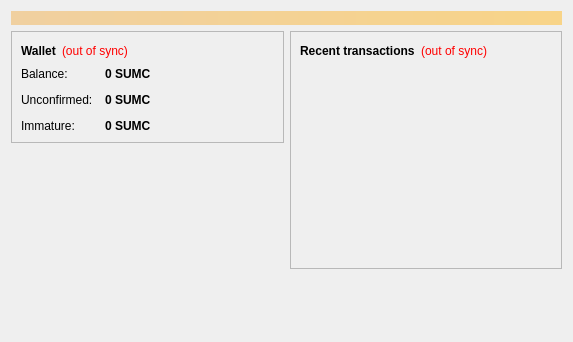
<?xml version="1.0" encoding="UTF-8"?>
<ui version="4.0">
 <class>OverviewPage</class>
 <widget class="QWidget" name="OverviewPage">
  <property name="geometry">
   <rect>
    <x>0</x>
    <y>0</y>
    <width>573</width>
    <height>342</height>
   </rect>
  </property>
  <property name="windowTitle">
   <string>Form</string>
  </property>
  <layout class="QVBoxLayout" name="topLayout">
   <item>
    <widget class="QLabel" name="labelAlerts">
     <property name="visible">
      <bool>false</bool>
     </property>
     <property name="styleSheet">
      <string notr="true">background-color: qlineargradient(x1: 0, y1: 0, x2: 1, y2: 0, stop:0 #F0D0A0, stop:1 #F8D488); color:#000000;</string>
     </property>
     <property name="wordWrap">
      <bool>true</bool>
     </property>
     <property name="margin">
      <number>3</number>
     </property>
    </widget>
   </item>
   <item>
    <layout class="QHBoxLayout" name="horizontalLayout" stretch="1,1">
     <item>
      <layout class="QVBoxLayout" name="verticalLayout_2">
       <item>
        <widget class="QFrame" name="frame">
         <property name="frameShape">
          <enum>QFrame::StyledPanel</enum>
         </property>
         <property name="frameShadow">
          <enum>QFrame::Raised</enum>
         </property>
         <layout class="QVBoxLayout" name="verticalLayout_4">
          <item>
           <layout class="QHBoxLayout" name="horizontalLayout_4">
            <item>
             <widget class="QLabel" name="label_5">
              <property name="font">
               <font>
                <weight>75</weight>
                <bold>true</bold>
               </font>
              </property>
              <property name="text">
               <string>Wallet</string>
              </property>
             </widget>
            </item>
            <item>
             <widget class="QLabel" name="labelWalletStatus">
              <property name="toolTip">
               <string>The displayed information may be out of date. Your wallet automatically synchronizes with the Sumcash network after a connection is established, but this process has not completed yet.</string>
              </property>
              <property name="styleSheet">
               <string notr="true">QLabel { color: red; }</string>
              </property>
              <property name="text">
               <string notr="true">(out of sync)</string>
              </property>
              <property name="alignment">
               <set>Qt::AlignLeading|Qt::AlignLeft|Qt::AlignVCenter</set>
              </property>
             </widget>
            </item>
            <item>
             <spacer name="horizontalSpacer_2">
              <property name="orientation">
               <enum>Qt::Horizontal</enum>
              </property>
              <property name="sizeHint" stdset="0">
               <size>
                <width>40</width>
                <height>20</height>
               </size>
              </property>
             </spacer>
            </item>
           </layout>
          </item>
          <item>
           <layout class="QFormLayout" name="formLayout_2">
            <property name="fieldGrowthPolicy">
             <enum>QFormLayout::AllNonFixedFieldsGrow</enum>
            </property>
            <property name="horizontalSpacing">
             <number>12</number>
            </property>
            <property name="verticalSpacing">
             <number>12</number>
            </property>
            <item row="0" column="0">
             <widget class="QLabel" name="label">
              <property name="text">
               <string>Balance:</string>
              </property>
             </widget>
            </item>
            <item row="0" column="1">
             <widget class="QLabel" name="labelBalance">
              <property name="font">
               <font>
                <weight>75</weight>
                <bold>true</bold>
               </font>
              </property>
              <property name="cursor">
               <cursorShape>IBeamCursor</cursorShape>
              </property>
              <property name="toolTip">
               <string>Your current balance</string>
              </property>
              <property name="text">
               <string notr="true">0 SUMC</string>
              </property>
              <property name="textInteractionFlags">
               <set>Qt::LinksAccessibleByMouse|Qt::TextSelectableByKeyboard|Qt::TextSelectableByMouse</set>
              </property>
             </widget>
            </item>
            <item row="1" column="0">
             <widget class="QLabel" name="label_3">
              <property name="text">
               <string>Unconfirmed:</string>
              </property>
             </widget>
            </item>
            <item row="1" column="1">
             <widget class="QLabel" name="labelUnconfirmed">
              <property name="font">
               <font>
                <weight>75</weight>
                <bold>true</bold>
               </font>
              </property>
              <property name="cursor">
               <cursorShape>IBeamCursor</cursorShape>
              </property>
              <property name="toolTip">
               <string>Total of transactions that have yet to be confirmed, and do not yet count toward the current balance</string>
              </property>
              <property name="text">
               <string notr="true">0 SUMC</string>
              </property>
              <property name="textInteractionFlags">
               <set>Qt::LinksAccessibleByMouse|Qt::TextSelectableByKeyboard|Qt::TextSelectableByMouse</set>
              </property>
             </widget>
            </item>
            <item row="2" column="0">
             <widget class="QLabel" name="labelImmatureText">
              <property name="text">
               <string>Immature:</string>
              </property>
             </widget>
            </item>
            <item row="2" column="1">
             <widget class="QLabel" name="labelImmature">
              <property name="font">
               <font>
                <weight>75</weight>
                <bold>true</bold>
               </font>
              </property>
              <property name="toolTip">
               <string>Mined balance that has not yet matured</string>
              </property>
              <property name="text">
               <string notr="true">0 SUMC</string>
              </property>
              <property name="textInteractionFlags">
               <set>Qt::LinksAccessibleByMouse|Qt::TextSelectableByKeyboard|Qt::TextSelectableByMouse</set>
              </property>
             </widget>
            </item>
           </layout>
          </item>
         </layout>
        </widget>
       </item>
       <item>
        <spacer name="verticalSpacer">
         <property name="orientation">
          <enum>Qt::Vertical</enum>
         </property>
         <property name="sizeHint" stdset="0">
          <size>
           <width>20</width>
           <height>40</height>
          </size>
         </property>
        </spacer>
       </item>
      </layout>
     </item>
     <item>
      <layout class="QVBoxLayout" name="verticalLayout_3">
       <item>
        <widget class="QFrame" name="frame_2">
         <property name="frameShape">
          <enum>QFrame::StyledPanel</enum>
         </property>
         <property name="frameShadow">
          <enum>QFrame::Raised</enum>
         </property>
         <layout class="QVBoxLayout" name="verticalLayout">
          <item>
           <layout class="QHBoxLayout" name="horizontalLayout_2">
            <item>
             <widget class="QLabel" name="label_4">
              <property name="text">
               <string>&lt;b&gt;Recent transactions&lt;/b&gt;</string>
              </property>
             </widget>
            </item>
            <item>
             <widget class="QLabel" name="labelTransactionsStatus">
              <property name="toolTip">
               <string>The displayed information may be out of date. Your wallet automatically synchronizes with the Sumcash network after a connection is established, but this process has not completed yet.</string>
              </property>
              <property name="styleSheet">
               <string notr="true">QLabel { color: red; }</string>
              </property>
              <property name="text">
               <string notr="true">(out of sync)</string>
              </property>
              <property name="alignment">
               <set>Qt::AlignRight|Qt::AlignTrailing|Qt::AlignVCenter</set>
              </property>
             </widget>
            </item>
            <item>
             <spacer name="horizontalSpacer">
              <property name="orientation">
               <enum>Qt::Horizontal</enum>
              </property>
              <property name="sizeHint" stdset="0">
               <size>
                <width>40</width>
                <height>20</height>
               </size>
              </property>
             </spacer>
            </item>
           </layout>
          </item>
          <item>
           <widget class="QListView" name="listTransactions">
            <property name="styleSheet">
             <string notr="true">QListView { background: transparent; }</string>
            </property>
            <property name="frameShape">
             <enum>QFrame::NoFrame</enum>
            </property>
            <property name="verticalScrollBarPolicy">
             <enum>Qt::ScrollBarAlwaysOff</enum>
            </property>
            <property name="horizontalScrollBarPolicy">
             <enum>Qt::ScrollBarAlwaysOff</enum>
            </property>
            <property name="selectionMode">
             <enum>QAbstractItemView::NoSelection</enum>
            </property>
           </widget>
          </item>
         </layout>
        </widget>
       </item>
       <item>
        <spacer name="verticalSpacer_2">
         <property name="orientation">
          <enum>Qt::Vertical</enum>
         </property>
         <property name="sizeHint" stdset="0">
          <size>
           <width>20</width>
           <height>40</height>
          </size>
         </property>
        </spacer>
       </item>
      </layout>
     </item>
    </layout>
   </item>
  </layout>
 </widget>
 <resources/>
 <connections/>
</ui>
